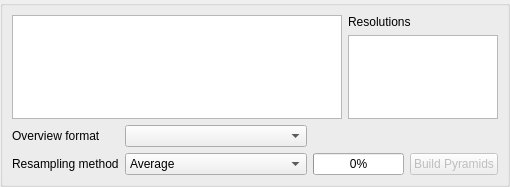
             <widget class="QWidget" name="scrollAreaWidgetContents_5">
              <property name="geometry">
               <rect>
                <x>0</x>
                <y>0</y>
                <width>510</width>
                <height>187</height>
               </rect>
              </property>
              <layout class="QVBoxLayout" name="verticalLayout_12">
               <property name="leftMargin">
                <number>0</number>
               </property>
               <property name="topMargin">
                <number>0</number>
               </property>
               <property name="rightMargin">
                <number>0</number>
               </property>
               <property name="bottomMargin">
                <number>0</number>
               </property>
               <item>
                <widget class="QGroupBox" name="mPyramidsGrpBx">
                 <property name="title">
                  <string/>
                 </property>
                 <layout class="QGridLayout" name="gridLayout_6">
                  <item row="2" column="0">
                   <widget class="QLabel" name="textLabel4_2">
                    <property name="text">
                     <string>Resampling method</string>
                    </property>
                   </widget>
                  </item>
                  <item row="0" column="0" colspan="5">
                   <layout class="QGridLayout" name="gridLayout_8_1">
                    <item row="0" column="1">
                     <widget class="QLabel" name="textLabel5">
                      <property name="text">
                       <string>Resolutions</string>
                      </property>
                     </widget>
                    </item>
                    <item row="1" column="1">
                     <widget class="QListWidget" name="lbxPyramidResolutions">
                      <property name="minimumSize">
                       <size>
                        <width>150</width>
                        <height>0</height>
                       </size>
                      </property>
                      <property name="maximumSize">
                       <size>
                        <width>150</width>
                        <height>32767</height>
                       </size>
                      </property>
                      <property name="selectionMode">
                       <enum>QAbstractItemView::MultiSelection</enum>
                      </property>
                     </widget>
                    </item>
                    <item row="0" column="0" rowspan="2">
                     <widget class="QTextEdit" name="tePyramidDescription">
                      <property name="sizePolicy">
                       <sizepolicy hsizetype="Expanding" vsizetype="Expanding">
                        <horstretch>4</horstretch>
                        <verstretch>0</verstretch>
                       </sizepolicy>
                      </property>
                      <property name="html">
                       <string>&lt;!DOCTYPE HTML PUBLIC &quot;-//W3C//DTD HTML 4.0//EN&quot; &quot;http://www.w3.org/TR/REC-html40/strict.dtd&quot;&gt;
&lt;html&gt;&lt;head&gt;&lt;meta name=&quot;qrichtext&quot; content=&quot;1&quot; /&gt;&lt;meta charset=&quot;utf-8&quot; /&gt;&lt;style type=&quot;text/css&quot;&gt;
p, li { white-space: pre-wrap; }
hr { height: 1px; border-width: 0; }
li.unchecked::marker { content: &quot;\2610&quot;; }
li.checked::marker { content: &quot;\2612&quot;; }
&lt;/style&gt;&lt;/head&gt;&lt;body style=&quot; font-family:'Noto Sans'; font-size:10pt; font-weight:400; font-style:normal;&quot;&gt;
&lt;p style=&quot; margin-top:0px; margin-bottom:0px; margin-left:0px; margin-right:0px; -qt-block-indent:0; text-indent:0px;&quot;&gt;&lt;span style=&quot; font-family:'Cantarell'; font-size:11pt;&quot;&gt;&lt;br /&gt;&lt;/span&gt;&lt;/p&gt;&lt;/body&gt;&lt;/html&gt;</string>
                      </property>
                     </widget>
                    </item>
                   </layout>
                  </item>
                  <item row="2" column="4">
                   <widget class="QPushButton" name="buttonBuildPyramids">
                    <property name="enabled">
                     <bool>false</bool>
                    </property>
                    <property name="text">
                     <string>Build Pyramids</string>
                    </property>
                   </widget>
                  </item>
                  <item row="2" column="1">
                   <widget class="QComboBox" name="cboResamplingMethod">
                    <item>
                     <property name="text">
                      <string>Average</string>
                     </property>
                    </item>
                    <item>
                     <property name="text">
                      <string>Nearest Neighbour</string>
                     </property>
                    </item>
                   </widget>
                  </item>
                  <item row="2" column="2" colspan="2">
                   <widget class="QProgressBar" name="mPyramidProgress">
                    <property name="value">
                     <number>0</number>
                    </property>
                   </widget>
                  </item>
                  <item row="1" column="1">
                   <widget class="QComboBox" name="cbxPyramidsFormat">
                    <property name="sizePolicy">
                     <sizepolicy hsizetype="Expanding" vsizetype="Fixed">
                      <horstretch>0</horstretch>
                      <verstretch>0</verstretch>
                     </sizepolicy>
                    </property>
                   </widget>
                  </item>
                  <item row="1" column="0">
                   <widget class="QLabel" name="label_11">
                    <property name="text">
                     <string>Overview format</string>
                    </property>
                   </widget>
                  </item>
                 </layout>
                </widget>
               </item>
              </layout>
             </widget>
